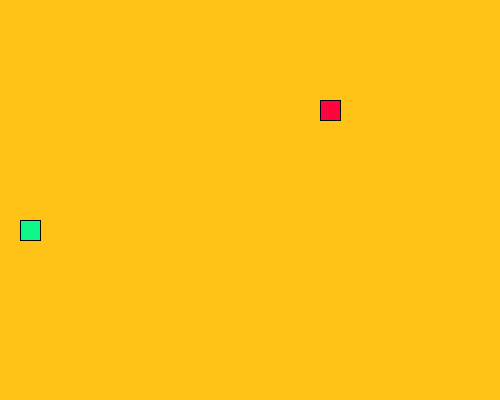
Frame 1 (no input)
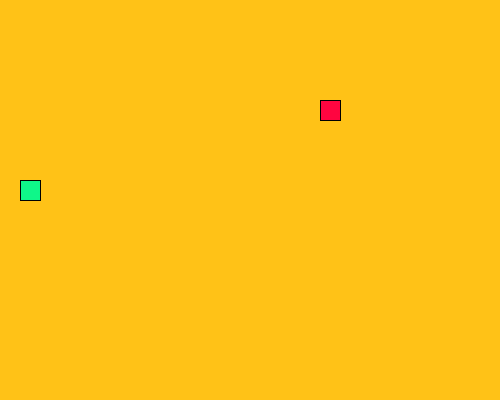
Frame 60 (the mouse pressed at the canvas centre just before this capture)
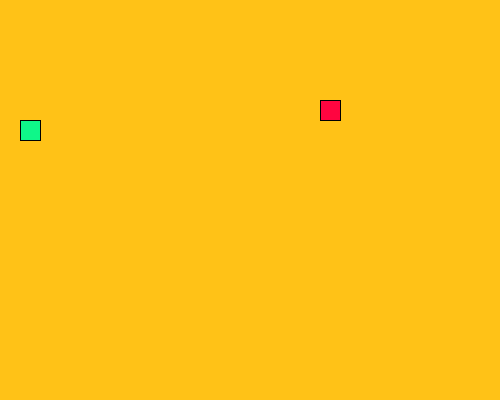
Frame 120 (the mouse held since frame 60 and released just before this capture)

The Processing sketch that drew these frames (run headless with seeded random() and noise(); from frame 60 on, the mouse is pressed at the canvas centre):

// Processing sketch: LeagueSnake
// ── LeagueSnake.pde
//*
// ***** SEGMENT CLASS *****
// This class will be used to represent each part of the moving snake.
//*
class Segment {
int x;
int y;
//Add x and y member variables. They will hold the corner location of each segment of the snake.


// Add a constructor with parameters to initialize each variable.
  Segment (int x, int y) {
  this.x=x;
  this.y=y;
}


}


//*
// ***** GAME VARIABLES *****
// All the game variables that will be shared by the game methods are here
//*
Segment head;
int randomFoodLocationX;
int randomFoodLocationY;
int snakeDirection = UP;
int foodEaten = 0;
ArrayList<Segment> tail = new ArrayList<Segment>();



//*
// ***** SETUP METHODS *****
// These methods are called at the start of the game.
//*

void setup() {
size(500, 400);
head = new Segment(20, 240);
frameRate(10);
dropFood();
}

void dropFood() {
  //Set the food in a new random location
    randomFoodLocationX = (int) random (24) * 20 + 20;
    randomFoodLocationY = (int) random (19) * 20 + 20;
    drawFood(randomFoodLocationX, randomFoodLocationY);
}



//*
// ***** DRAW METHODS *****
// These methods are used to draw the snake and its food 
//*

void draw() {
  background(#FFC217);
  drawFood(randomFoodLocationX, randomFoodLocationY);
  move();
  drawSnake();
  eat();
}

void drawFood(int randomFoodLocationX, int randomFoodLocationY) {
  //Draw the food
  fill(#FF0540);
  rect(randomFoodLocationX, randomFoodLocationY, 20, 20);
}

void drawSnake() {
  //Draw the head of the snake followed by its tail
  fill(#0FF789);
  rect(head.x, head.y, 20, 20);
  manageTail();
}


//*
// ***** TAIL MANAGEMENT METHODS *****
// These methods make sure the tail is the correct length.
//*

void drawTail() {
  //Draw each segment of the tail 
  fill(#4AAA7C);
  for (Segment s: tail) {
    rect(s.x, s.y, 20, 20);
  }
}
void manageTail() {
  //After drawing the tail, add a new segment at the "start" of the tail and remove the one at the "end" 
  //This produces the illusion of the snake tail moving.
  checkTailCollision();
  drawTail();
  tail.add(new Segment(head.x, head.y));
  tail.remove(0);
}

void checkTailCollision() {
  //If the snake crosses its own tail, shrink the tail back to one segment
  for (Segment s: tail) {
  if (head.x == s.x && s.y == head.y) {
    foodEaten = 1;
    tail = new ArrayList<Segment>();
    tail.add(new Segment(head.x, head.y));
  }
  }
}



//*
// ***** CONTROL METHODS *****
// These methods are used to change what is happening to the snake
//*

void keyPressed() {
  //Set the direction of the snake according to the arrow keys pressed
  if (key == 'w' && snakeDirection != DOWN) {
    snakeDirection = UP;
  }
  else if (key == 's' && snakeDirection != UP) {
    snakeDirection = DOWN;
  }
  else if (key == 'a' && snakeDirection != RIGHT) {
    snakeDirection = LEFT;
  }
  else if (key == 'd' && snakeDirection != LEFT)  {
    snakeDirection = RIGHT;
  }
}

void move() {
  //Change the location of the Snake head based on the direction it is moving.
  
    
  switch(snakeDirection) {
  case UP:
    head.y -= 20;
    break;
  case DOWN:
    head.y += 20; 
    break;
  case LEFT:
    head.x -= 20;
    break;
  case RIGHT:
    head.x += 20;
    break;
  }
  checkBoundaries();
}

void checkBoundaries() {
 //If the snake leaves the frame, make it reappear on the other side
 if (head.x >= 500) {
   head.x = 20;
 }
 else if (head.x <= 0) {
   head.x = 480;
 }
 else if (head.y >= 400) {
   head.y = 20;
 }
 else if (head.y <= 0) {
   head.y = 380;
 }
}



void eat() {
  //When the snake eats the food, its tail should grow and more food appear
  if (head.x == randomFoodLocationX && head.y == randomFoodLocationY) {
    foodEaten++;
    tail.add(new Segment(head.x, head.y));
    dropFood();
  }
}
